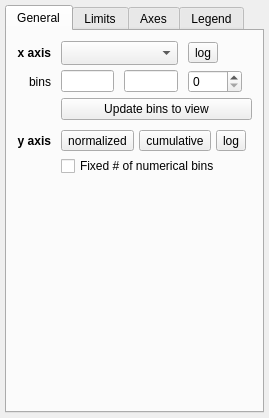
<?xml version="1.0" encoding="UTF-8"?>
<ui version="4.0">
 <class>Widget</class>
 <widget class="QWidget" name="Widget">
  <property name="geometry">
   <rect>
    <x>0</x>
    <y>0</y>
    <width>269</width>
    <height>418</height>
   </rect>
  </property>
  <property name="windowTitle">
   <string>1D Histogram</string>
  </property>
  <layout class="QGridLayout" name="gridLayout_5">
   <property name="leftMargin">
    <number>5</number>
   </property>
   <property name="topMargin">
    <number>5</number>
   </property>
   <property name="rightMargin">
    <number>5</number>
   </property>
   <property name="bottomMargin">
    <number>5</number>
   </property>
   <property name="verticalSpacing">
    <number>5</number>
   </property>
   <item row="9" column="2">
    <widget class="QTabWidget" name="tab_widget">
     <property name="currentIndex">
      <number>0</number>
     </property>
     <widget class="QWidget" name="tab">
      <attribute name="title">
       <string>General</string>
      </attribute>
      <layout class="QGridLayout" name="gridLayout_2">
       <property name="leftMargin">
        <number>10</number>
       </property>
       <property name="topMargin">
        <number>10</number>
       </property>
       <property name="rightMargin">
        <number>10</number>
       </property>
       <property name="bottomMargin">
        <number>10</number>
       </property>
       <property name="horizontalSpacing">
        <number>10</number>
       </property>
       <property name="verticalSpacing">
        <number>5</number>
       </property>
       <item row="5" column="1" colspan="4">
        <widget class="QWidget" name="widget" native="true">
         <property name="sizePolicy">
          <sizepolicy hsizetype="Minimum" vsizetype="Minimum">
           <horstretch>0</horstretch>
           <verstretch>0</verstretch>
          </sizepolicy>
         </property>
         <layout class="QHBoxLayout" name="horizontalLayout_2">
          <property name="spacing">
           <number>5</number>
          </property>
          <property name="leftMargin">
           <number>0</number>
          </property>
          <property name="topMargin">
           <number>0</number>
          </property>
          <property name="rightMargin">
           <number>0</number>
          </property>
          <property name="bottomMargin">
           <number>0</number>
          </property>
          <item>
           <widget class="QToolButton" name="bool_normalize">
            <property name="text">
             <string>normalized</string>
            </property>
            <property name="checkable">
             <bool>true</bool>
            </property>
           </widget>
          </item>
          <item>
           <widget class="QToolButton" name="bool_cumulative">
            <property name="text">
             <string>cumulative</string>
            </property>
            <property name="checkable">
             <bool>true</bool>
            </property>
           </widget>
          </item>
          <item>
           <widget class="QToolButton" name="bool_y_log_">
            <property name="text">
             <string>log</string>
            </property>
            <property name="checkable">
             <bool>true</bool>
            </property>
           </widget>
          </item>
          <item>
           <spacer name="horizontalSpacer_3">
            <property name="orientation">
             <enum>Qt::Horizontal</enum>
            </property>
            <property name="sizeHint" stdset="0">
             <size>
              <width>1</width>
              <height>20</height>
             </size>
            </property>
           </spacer>
          </item>
         </layout>
        </widget>
       </item>
       <item row="1" column="2">
        <widget class="QLineEdit" name="valuetext_hist_x_max"/>
       </item>
       <item row="1" column="0">
        <widget class="QLabel" name="label">
         <property name="font">
          <font>
           <weight>50</weight>
           <bold>false</bold>
          </font>
         </property>
         <property name="text">
          <string>bins</string>
         </property>
         <property name="alignment">
          <set>Qt::AlignRight|Qt::AlignTrailing|Qt::AlignVCenter</set>
         </property>
        </widget>
       </item>
       <item row="3" column="1" colspan="4">
        <widget class="QPushButton" name="button_update_bins_to_view">
         <property name="text">
          <string>Update bins to view</string>
         </property>
        </widget>
       </item>
       <item row="8" column="1" colspan="4">
        <spacer name="horizontalSpacer">
         <property name="orientation">
          <enum>Qt::Horizontal</enum>
         </property>
         <property name="sizeHint" stdset="0">
          <size>
           <width>40</width>
           <height>5</height>
          </size>
         </property>
        </spacer>
       </item>
       <item row="4" column="1">
        <spacer name="verticalSpacer_3">
         <property name="orientation">
          <enum>Qt::Vertical</enum>
         </property>
         <property name="sizeType">
          <enum>QSizePolicy::Fixed</enum>
         </property>
         <property name="sizeHint" stdset="0">
          <size>
           <width>20</width>
           <height>5</height>
          </size>
         </property>
        </spacer>
       </item>
       <item row="8" column="0">
        <spacer name="verticalSpacer_2">
         <property name="orientation">
          <enum>Qt::Vertical</enum>
         </property>
         <property name="sizeHint" stdset="0">
          <size>
           <width>20</width>
           <height>40</height>
          </size>
         </property>
        </spacer>
       </item>
       <item row="1" column="1">
        <widget class="QLineEdit" name="valuetext_hist_x_min"/>
       </item>
       <item row="5" column="0">
        <widget class="QLabel" name="label_4">
         <property name="font">
          <font>
           <weight>75</weight>
           <bold>true</bold>
          </font>
         </property>
         <property name="text">
          <string>y axis</string>
         </property>
         <property name="alignment">
          <set>Qt::AlignRight|Qt::AlignTrailing|Qt::AlignVCenter</set>
         </property>
        </widget>
       </item>
       <item row="7" column="1" colspan="4">
        <widget class="QCheckBox" name="bool_common_n_bin">
         <property name="text">
          <string>Fixed # of numerical bins</string>
         </property>
        </widget>
       </item>
       <item row="0" column="0">
        <widget class="QLabel" name="label_3">
         <property name="font">
          <font>
           <weight>75</weight>
           <bold>true</bold>
          </font>
         </property>
         <property name="text">
          <string>x axis</string>
         </property>
         <property name="alignment">
          <set>Qt::AlignRight|Qt::AlignTrailing|Qt::AlignVCenter</set>
         </property>
        </widget>
       </item>
       <item row="1" column="3">
        <widget class="QSpinBox" name="value_hist_n_bin">
         <property name="keyboardTracking">
          <bool>true</bool>
         </property>
         <property name="maximum">
          <number>1000</number>
         </property>
        </widget>
       </item>
       <item row="0" column="1" colspan="2">
        <widget class="QComboBox" name="combosel_x_att">
         <property name="sizeAdjustPolicy">
          <enum>QComboBox::AdjustToMinimumContentsLengthWithIcon</enum>
         </property>
        </widget>
       </item>
       <item row="0" column="3">
        <widget class="QToolButton" name="bool_x_log_">
         <property name="text">
          <string>log</string>
         </property>
         <property name="checkable">
          <bool>true</bool>
         </property>
        </widget>
       </item>
      </layout>
     </widget>
     <widget class="QWidget" name="tab_2">
      <attribute name="title">
       <string>Limits</string>
      </attribute>
      <layout class="QGridLayout" name="gridLayout">
       <property name="leftMargin">
        <number>10</number>
       </property>
       <property name="topMargin">
        <number>10</number>
       </property>
       <property name="rightMargin">
        <number>10</number>
       </property>
       <property name="bottomMargin">
        <number>10</number>
       </property>
       <property name="horizontalSpacing">
        <number>10</number>
       </property>
       <property name="verticalSpacing">
        <number>5</number>
       </property>
       <item row="0" column="2">
        <widget class="QToolButton" name="button_flip_x">
         <property name="styleSheet">
          <string notr="true">padding: 0px</string>
         </property>
         <property name="text">
          <string>⇄</string>
         </property>
        </widget>
       </item>
       <item row="1" column="1">
        <widget class="QLineEdit" name="valuetext_y_min"/>
       </item>
       <item row="0" column="3">
        <widget class="QLineEdit" name="valuetext_x_max"/>
       </item>
       <item row="0" column="1">
        <widget class="QLineEdit" name="valuetext_x_min"/>
       </item>
       <item row="0" column="0">
        <widget class="QLabel" name="label_2">
         <property name="font">
          <font>
           <weight>75</weight>
           <bold>true</bold>
          </font>
         </property>
         <property name="text">
          <string>x axis</string>
         </property>
        </widget>
       </item>
       <item row="1" column="0">
        <widget class="QLabel" name="label_5">
         <property name="font">
          <font>
           <weight>75</weight>
           <bold>true</bold>
          </font>
         </property>
         <property name="text">
          <string>y axis</string>
         </property>
        </widget>
       </item>
       <item row="3" column="3">
        <spacer name="verticalSpacer">
         <property name="orientation">
          <enum>Qt::Vertical</enum>
         </property>
         <property name="sizeHint" stdset="0">
          <size>
           <width>20</width>
           <height>40</height>
          </size>
         </property>
        </spacer>
       </item>
       <item row="1" column="3">
        <widget class="QLineEdit" name="valuetext_y_max"/>
       </item>
       <item row="2" column="1" colspan="4">
        <spacer name="horizontalSpacer_2">
         <property name="orientation">
          <enum>Qt::Horizontal</enum>
         </property>
         <property name="sizeHint" stdset="0">
          <size>
           <width>40</width>
           <height>5</height>
          </size>
         </property>
        </spacer>
       </item>
       <item row="1" column="4">
        <widget class="QToolButton" name="bool_y_log">
         <property name="text">
          <string>log</string>
         </property>
         <property name="checkable">
          <bool>true</bool>
         </property>
        </widget>
       </item>
       <item row="0" column="4">
        <widget class="QToolButton" name="bool_x_log">
         <property name="text">
          <string>log</string>
         </property>
         <property name="checkable">
          <bool>true</bool>
         </property>
        </widget>
       </item>
      </layout>
      <zorder>bool_x_log</zorder>
      <zorder>valuetext_x_max</zorder>
      <zorder>button_flip_x</zorder>
      <zorder>valuetext_x_min</zorder>
      <zorder>valuetext_y_min</zorder>
      <zorder>valuetext_y_max</zorder>
      <zorder>bool_y_log</zorder>
      <zorder>label_2</zorder>
      <zorder>label_5</zorder>
      <zorder>verticalSpacer</zorder>
      <zorder>horizontalSpacer_2</zorder>
     </widget>
     <widget class="QWidget" name="tab_3">
      <attribute name="title">
       <string>Axes</string>
      </attribute>
      <layout class="QHBoxLayout" name="horizontalLayout">
       <property name="leftMargin">
        <number>5</number>
       </property>
       <property name="topMargin">
        <number>5</number>
       </property>
       <property name="rightMargin">
        <number>5</number>
       </property>
       <property name="bottomMargin">
        <number>5</number>
       </property>
       <item>
        <widget class="AxesEditorWidget" name="axes_editor" native="true"/>
       </item>
      </layout>
     </widget>
     <widget class="QWidget" name="tab_4">
      <attribute name="title">
       <string>Legend</string>
      </attribute>
      <layout class="QHBoxLayout" name="horizontalLayout">
       <property name="leftMargin">
        <number>5</number>
       </property>
       <property name="topMargin">
        <number>5</number>
       </property>
       <property name="rightMargin">
        <number>5</number>
       </property>
       <property name="bottomMargin">
        <number>5</number>
       </property>
       <item>
        <widget class="LegendEditorWidget" name="legend_editor" native="true"/>
       </item>
      </layout>
     </widget>
    </widget>
   </item>
  </layout>
 </widget>
 <layoutdefault spacing="6" margin="11"/>
 <customwidgets>
  <customwidget>
   <class>AxesEditorWidget</class>
   <extends>QWidget</extends>
   <header>glue.viewers.matplotlib.qt.axes_editor</header>
  </customwidget>
  <customwidget>
   <class>LegendEditorWidget</class>
   <extends>QWidget</extends>
   <header>glue.viewers.matplotlib.qt.legend_editor</header>
  </customwidget>
 </customwidgets>
 <tabstops>
  <tabstop>tab_widget</tabstop>
  <tabstop>combosel_x_att</tabstop>
  <tabstop>bool_x_log_</tabstop>
  <tabstop>valuetext_hist_x_min</tabstop>
  <tabstop>valuetext_hist_x_max</tabstop>
  <tabstop>value_hist_n_bin</tabstop>
  <tabstop>button_update_bins_to_view</tabstop>
  <tabstop>bool_normalize</tabstop>
  <tabstop>bool_cumulative</tabstop>
  <tabstop>bool_y_log_</tabstop>
  <tabstop>bool_common_n_bin</tabstop>
  <tabstop>valuetext_x_min</tabstop>
  <tabstop>button_flip_x</tabstop>
  <tabstop>valuetext_x_max</tabstop>
  <tabstop>bool_x_log</tabstop>
  <tabstop>valuetext_y_min</tabstop>
  <tabstop>valuetext_y_max</tabstop>
  <tabstop>bool_y_log</tabstop>
 </tabstops>
 <resources/>
 <connections/>
</ui>
